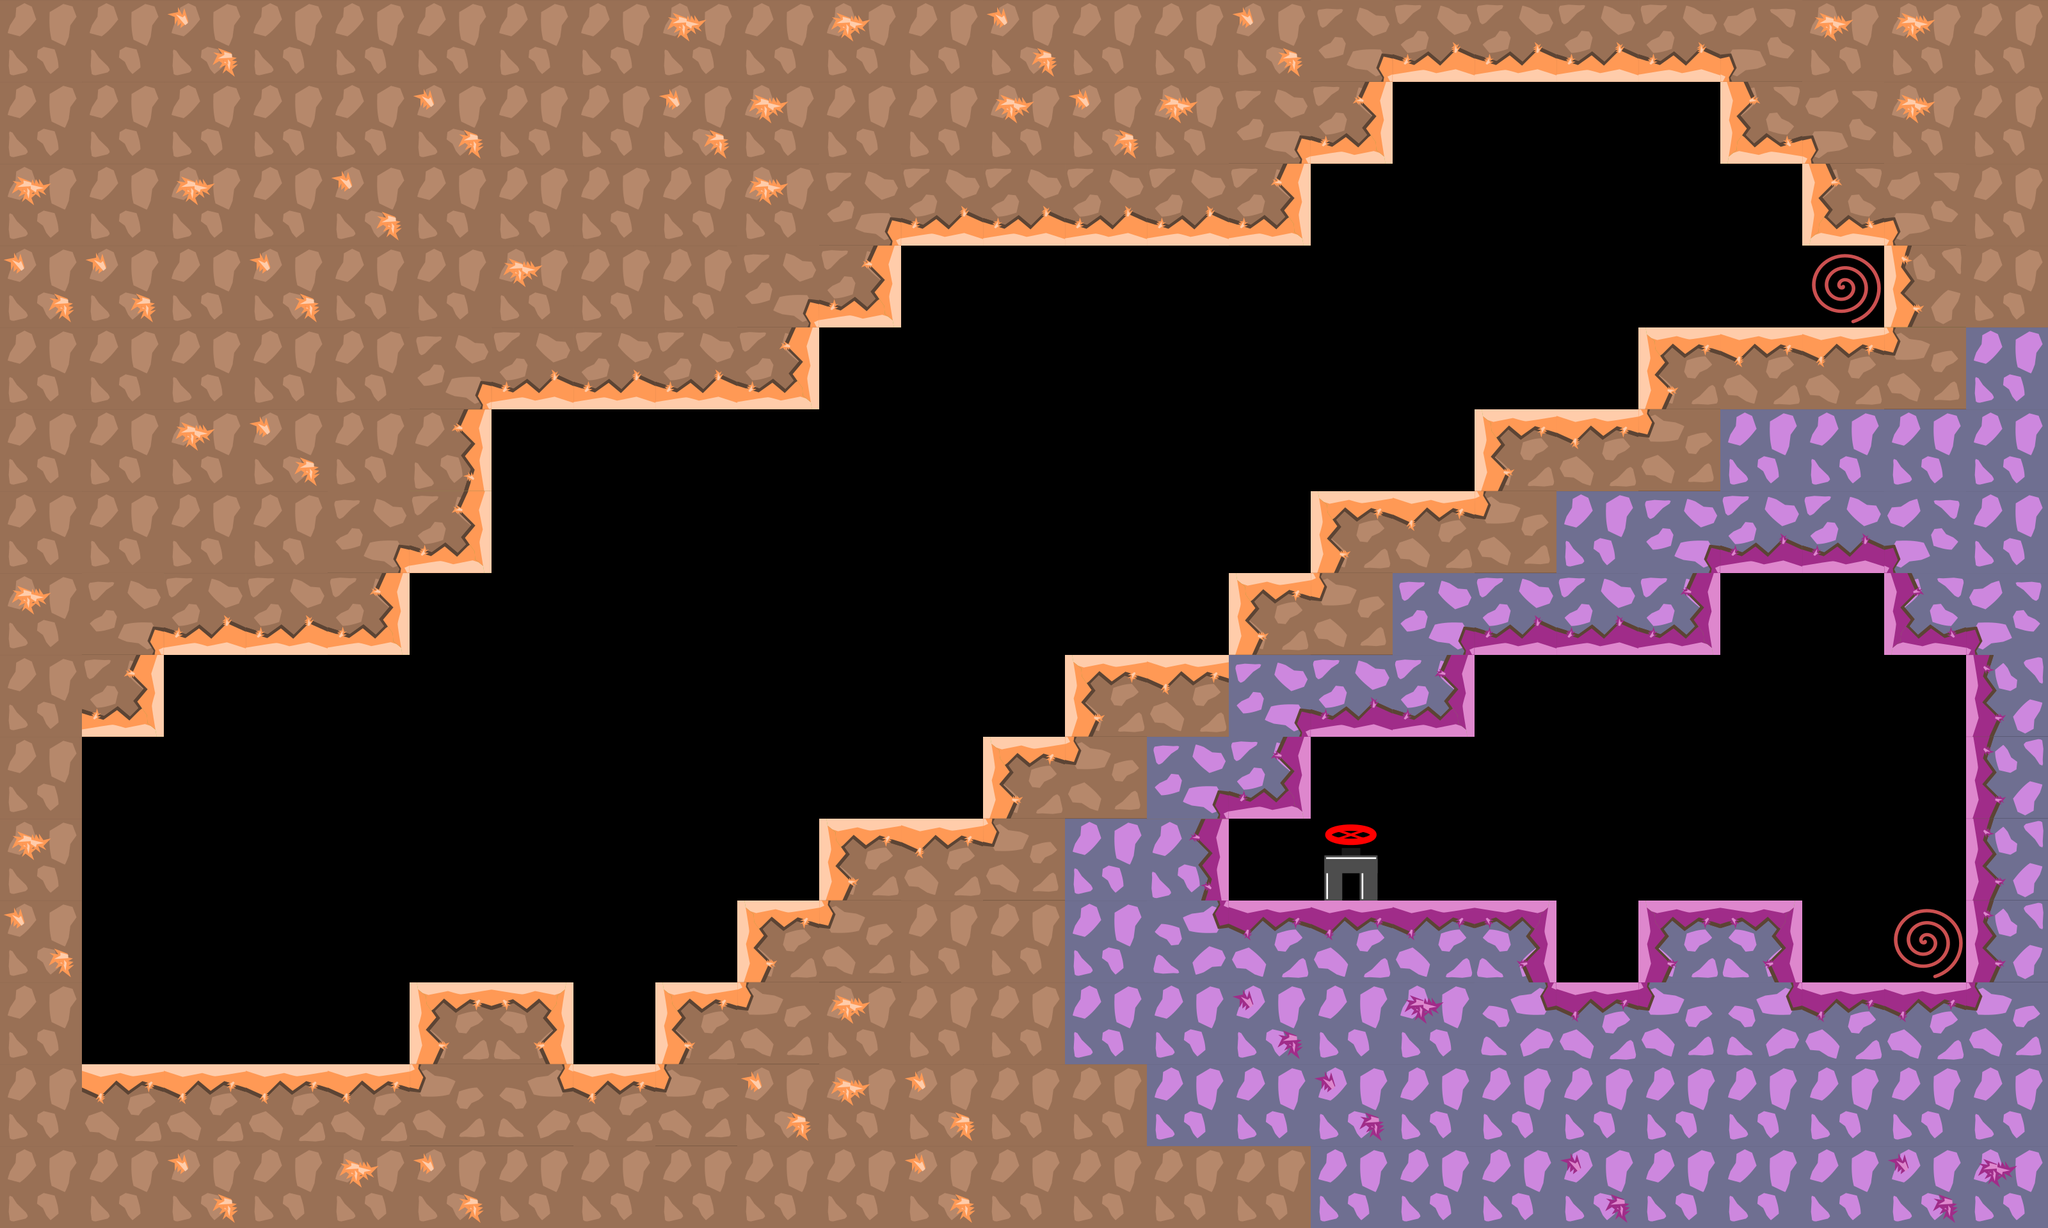

Below is a game level as drawn by its tile map, then a one-line description and the .tmx that defines it (tile-layer data replaced by summaries):
An orthogonal 25x15 tile map with 128x128 px tiles, 2 tile layers (graphics, oleo), 6 tilesets and 38 objects.

<map version="1.0" tiledversion="1.1.1" orientation="orthogonal" renderorder="right-down" width="25" height="15" tilewidth="128" tileheight="128" infinite="0" nextobjectid="121">
 <tileset firstgid="1" source="tiles_128x128.tsx" />
 <tileset firstgid="37" source="tiles_128x128_green.tsx" />
 <tileset firstgid="73" source="tiles_128x128_purple.tsx" />
 <tileset firstgid="109" source="tiles_128x128_orange.tsx" />
 <tileset firstgid="145" source="tiles_oil_128x128.tsx" />
 <tileset firstgid="185" source="tiles_128x128_vines.tsx" />
 <layer name="graphics" width="25" height="15">
  <data>[375 cells, 242 non-empty, 33 distinct tile ids]</data>
 </layer>
 <layer name="oleo" width="25" height="15">
  <data>[375 cells, 0 non-empty, 0 distinct tile ids]</data>
 </layer>
 <objectgroup name="info" />
 <objectgroup name="blocks">
  <object id="1" x="8" y="1663.88" width="3196" height="248.122" />
  <object id="2" x="3072" y="4" width="112" height="1696" />
  <object id="3" x="64" y="52" width="64" height="1684" />
  <object id="4" x="8" y="4" width="3172" height="120" />
  <object id="60" x="640" y="1536" width="249.667" height="128" />
  <object id="61" x="1030.33" y="1536" width="121.667" height="128" />
  <object id="62" x="1152" y="1408" width="128" height="128" />
  <object id="63" x="1280" y="1280" width="256" height="128" />
  <object id="85" x="1408" y="1408" width="128" height="256" />
  <object id="98" x="128" y="1024" width="128" height="128" />
  <object id="99" x="256" y="896" width="384" height="128" />
  <object id="100" x="640" y="640" width="128" height="256" />
  <object id="101" x="768" y="512" width="512" height="128" />
  <object id="102" x="1280" y="384" width="128" height="128" />
  <object id="103" x="1408" y="256" width="640" height="128" />
  <object id="104" x="2048" y="128" width="128" height="128" />
  <object id="105" x="2688" y="128" width="128" height="128" />
  <object id="106" x="2816" y="256" width="128" height="128" />
  <object id="107" x="2944" y="384" width="128" height="128" />
  <object id="108" x="2560" y="512" width="512" height="128" />
  <object id="109" x="2304" y="640" width="256" height="128" />
  <object id="110" x="2048" y="768" width="1024" height="128" />
  <object id="111" x="1920" y="896" width="768" height="128" />
  <object id="112" x="1664" y="1024" width="640" height="128" />
  <object id="113" x="1536" y="1152" width="512" height="128" />
  <object id="115" x="1792" y="1280" width="128" height="128" />
  <object id="116" x="1920" y="1408" width="512" height="128" />
  <object id="117" x="2432" y="1536" width="640" height="128" />
  <object id="118" x="2560" y="1408" width="256" height="128" />
  <object id="120" x="2944" y="896" width="128" height="128" />
 </objectgroup>
 <objectgroup name="slope" />
 <objectgroup name="passBlock" />
 <objectgroup name="flowers">
  <object id="26" x="2760.85" y="1135.88" width="69.697" height="69.697">
   <ellipse />
  </object>
  <object id="55" x="1360.61" y="1085.7" width="69.697" height="69.697">
   <ellipse />
  </object>
  <object id="83" x="2456.97" y="1255.64" width="69.697" height="69.697">
   <ellipse />
  </object>
  <object id="96" x="1876.01" y="672.243" width="69.697" height="69.697">
   <ellipse />
  </object>
  <object id="97" x="2351.76" y="475.273" width="69.697" height="69.697">
   <ellipse />
  </object>
 </objectgroup>
 <objectgroup name="end">
  <object id="44" x="2107.35" y="1330.82">
   <ellipse />
  </object>
 </objectgroup>
 <objectgroup name="pushBlocks" />
 <objectgroup name="damage" />
 <objectgroup name="warp_a">
  <object id="78" x="2842.64" y="412" width="74" height="72">
   <ellipse />
  </object>
 </objectgroup>
 <objectgroup name="warp_b">
  <object id="79" x="2971" y="1436" width="74" height="72">
   <ellipse />
  </object>
 </objectgroup>
</map>
